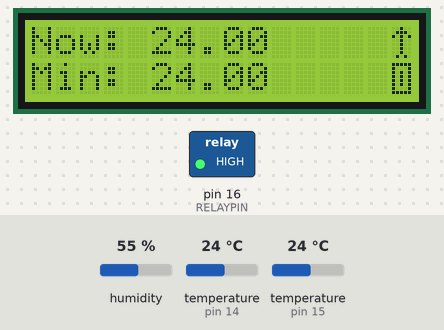
A sketch run on a simulated Arduino Uno, built with avr-gcc and run on an emulated ATmega328P. Parts: 16×2 character LCD, switched loads named in the sketch (green lamp = pin HIGH). The test bench sets the inputs (shaded band); at power-on: temperature (sensors on pin 15, pin 14) 24 °C, humidity 55 %. What the sketch prints to the serial monitor is not drawn.

Above: at 2.8 s.
2.9 s: temperature (sensor on pin 15) set to 12 °C
At 7.1 s:
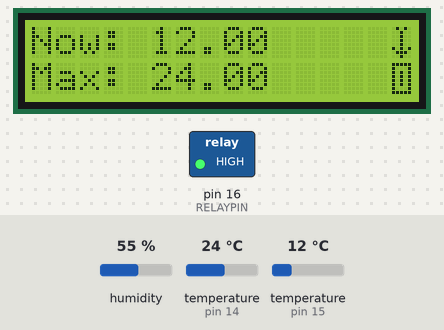
12.0 s: temperature (sensor on pin 15) set to 19 °C
At 15.9 s:
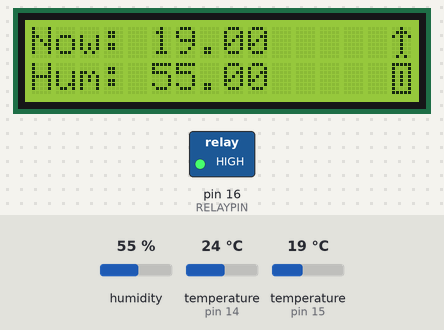
20.2 s: temperature (sensor on pin 15) set to 28 °C
At 23.4 s:
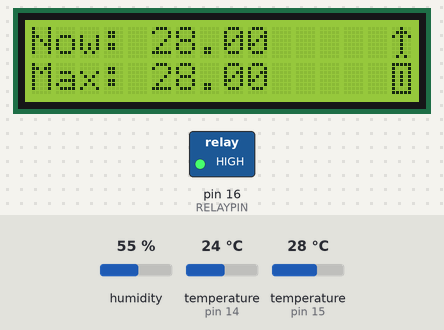
28.4 s: temperature (sensor on pin 15) set to 7 °C
At 32.1 s:
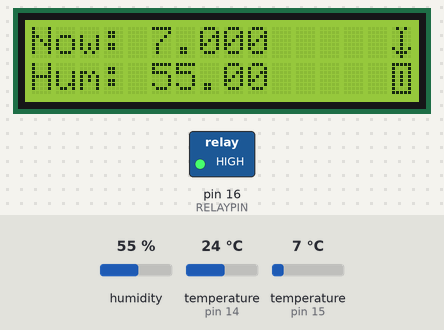
36.7 s: temperature (sensor on pin 14) set to 12 °C
At 44.6 s:
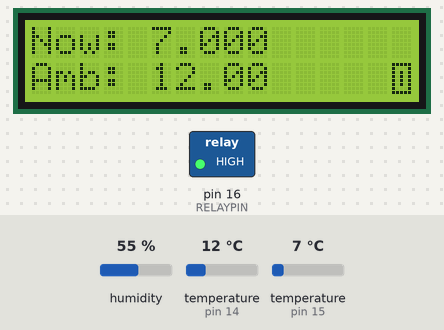
44.9 s: humidity set to 22 %
At 48.4 s:
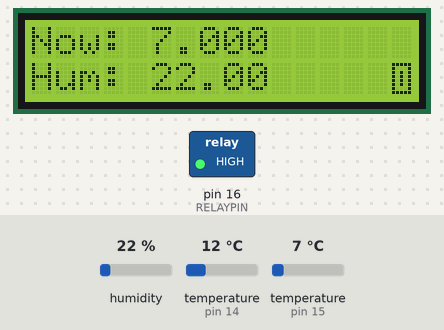
Timing chart, 0 to 49.9 s (numbered marks = the images above; inputs shaded):
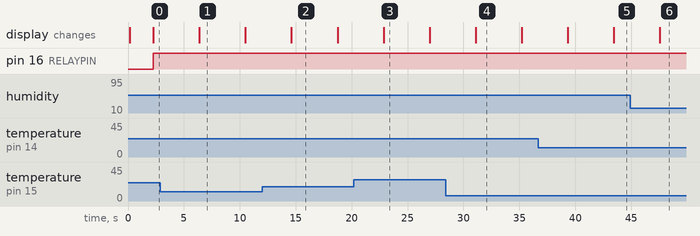

The sketch:

TempReader.ino
```cpp
#include <OneWire.h>
#include <DallasTemperature.h>
#include "DHT.h"
// include the library code:
#include <LiquidCrystal.h>


// Data wire is plugged into port 2 on the Arduino
#define DHT11PIN      14   // A0
#define DS18B20PIN 15   // A1. This is then tied high to +ve with a 4.7k Resistor
#define RELAYPIN      16   // A2

// Setup a oneWire instance to communicate with any OneWire devices (not just Maxim/Dallas temperature ICs)
OneWire oneWire(DS18B20PIN);

// Pass our oneWire reference to Dallas Temperature.
DallasTemperature sensors(&oneWire);

// arrays to hold device address
DeviceAddress insideThermometer;


// initialize the library with the numbers of the interface pins
LiquidCrystal lcd(2,4, 9,10,11,12);

DHT dht;

byte Up[8] = {
  0b00100,
  0b01110,
  0b10101,
  0b00100,
  0b00100,
  0b00100,
  0b00100,
  0b01010
};

byte Down[8] = {
  0b01010,
  0b00100,
  0b00100,
  0b00100,
  0b00100,
  0b10101,
  0b01110,
  0b00100,
};
byte NOChange[8] = {
  0b00000,
  0b00000,
  0b00000,
  0b00000,
  0b00000,
  0b00000,
  0b00000,
  0b00000
};

byte relayOff[8] = {
  0b11111,
  0b10001,
  0b10001,
  0b10001,
  0b10001,
  0b10001,
  0b10001,
  0b11111
};

byte relayOn[8] = {
  0b11111,
  0b10001,
  0b10101,
  0b10101,
  0b10101,
  0b10101,
  0b10001,
  0b11111
};


void setup(void)
{
  // start serial port
  Serial.begin(9600);
  Serial.println("Dallas Temperature IC Control Library Demo");

  // locate devices on the bus
  Serial.print("Locating devices...");
  sensors.begin();
  Serial.print("Found ");
  Serial.print(sensors.getDeviceCount(), DEC);
  Serial.println(" devices.");

  if (!sensors.getAddress(insideThermometer, 0)) Serial.println("Unable to find address for Device 0");

  // show the addresses we found on the bus
  Serial.print("Device 0 Address: ");
  printAddress(insideThermometer);
  Serial.println();

  // set the resolution to 9 bit (Each Dallas/Maxim device is capable of several different resolutions)
  sensors.setResolution(insideThermometer, 9);

  Serial.print("Device 0 Resolution: ");
  Serial.print(sensors.getResolution(insideThermometer), DEC);
  Serial.println();

  lcd.begin(16, 2);
  // Print a message to the LCD.
  lcd.setCursor(0, 0);
  lcd.print("Now:");

  lcd.createChar(0, NOChange);
  lcd.createChar(1, Up);
  lcd.createChar(2, Down);

  lcd.createChar(3, relayOn);
  lcd.createChar(4, relayOff);
  dht.setup(DHT11PIN); // data pin A0

  pinMode(RELAYPIN, OUTPUT);
  digitalWrite(RELAYPIN, LOW);

}

float maxT=-100.0;
float minT = 100.0;
float lastT = 0;
// function to print the temperature for a device
float getTemperature(DeviceAddress deviceAddress)
{
  float tempC = sensors.getTempC(deviceAddress);
  if (tempC < -100.0)return lastT;
  if (tempC > 100.0) return lastT;
  return tempC;

}

static int loopmode = 0;
void loop(void)
{
  // call sensors.requestTemperatures() to issue a global temperature
  // request to all devices on the bus
  sensors.requestTemperatures(); // Send the command to get temperatures

  // It responds almost immediately. Let's print out the data
  int arrowSymbol = 0;
  int relaySymbol = 4;
  boolean relayOn = false;
  float thisT = getTemperature(insideThermometer); // Use a simple function to print out the data

  delay(dht.getMinimumSamplingPeriod());

  float garageTmp = dht.getTemperature();
  float humidity = dht.getHumidity();

  if (thisT > lastT) arrowSymbol = 1; // rising temp
  else if (thisT < lastT) arrowSymbol = 2; // falling temp
  lastT = thisT;

  if (thisT >= -6.0)  // dunno if -5 is right, but it's a start
  {
    relayOn = true;
    relaySymbol = 3;
    digitalWrite(RELAYPIN, HIGH);
  }
  else if(thisT < -8.0)
  {
    relaySymbol = 4;
    digitalWrite(RELAYPIN, LOW);
  }

  if (lastT > maxT) maxT = lastT;
  if (lastT < minT) minT = lastT;

  Serial.print("Temp C: ");
  Serial.print(lastT);
  Serial.print("  Max C: ");
  Serial.print(maxT);
  Serial.print("  Min C: ");
  Serial.println(minT);

  lcd.setCursor(5, 0);
  lcd.print(String(lastT));
  lcd.setCursor(15,0);
  lcd.write(arrowSymbol);

  lcd.setCursor(0,1);
  if (loopmode == 0)
  {
      lcd.print("Min:");
      lcd.setCursor(5, 1);
      lcd.print(String(minT));
      loopmode = 1;
  }
  else if (loopmode== 1)
  {
      lcd.print("Max:");
      lcd.setCursor(5, 1);
      lcd.print(String(maxT));
      loopmode = 2;
  }
  else if(loopmode == 2)
  {
    lcd.print("Amb:");
      lcd.setCursor(5, 1);
      lcd.print(String(garageTmp));
      loopmode = 3;
  }
  else if(loopmode == 3)
  {
    lcd.print("Hum:");
      lcd.setCursor(5, 1);
      lcd.print(String(humidity));
      loopmode = 0;
  }

  /* and show the relay symbol */
    lcd.setCursor(15,1);
    lcd.write(relaySymbol);

  delay(2000);
}

// function to print a device address
void printAddress(DeviceAddress deviceAddress)
{
  for (uint8_t i = 0; i < 8; i++)
  {
    if (deviceAddress[i] < 16) Serial.print("0");
    Serial.print(deviceAddress[i], HEX);
  }
}
```

Measured:
- after the input at 2.9 s, the display: changes after 3.5 s (image 1)
- after the input at 12.0 s, the display: changes after 2.6 s (image 2)
- after the input at 20.2 s, the display: changes after 2.7 s (image 3)
- after the input at 28.4 s, the display: changes after 2.7 s (image 4)
- what the display in image 1 shows lasts 4.1 s, from 6.4 s to 10.5 s
